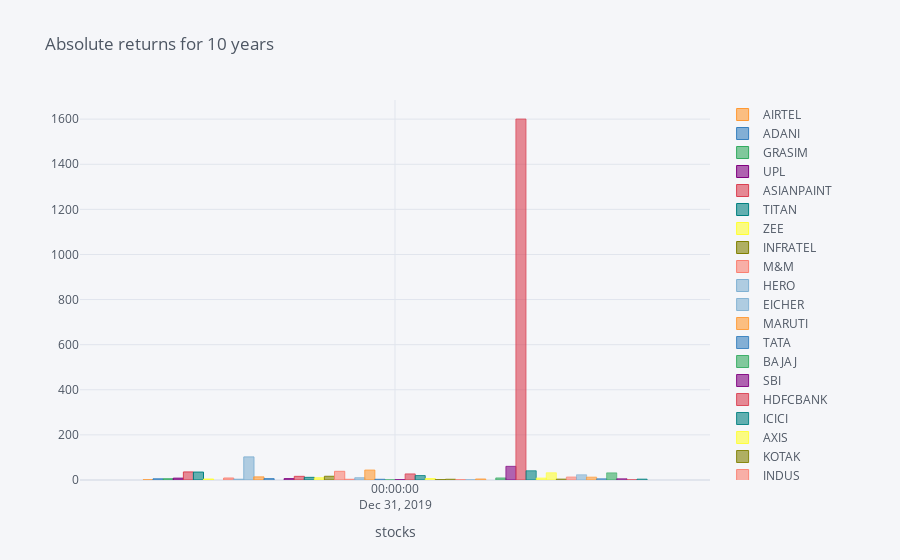

Write notebook code for a chart like this one.
### Code cell
df.iplot(kind='bar',x='Date',title='Absolute returns for 10 years',xTitle='stocks')
#go.(data=df[['Date','HCL','TCS']],x='Date',y=['HCL','TCS'])

### Figure 1 — Plotly figure (JSON) as saved in the notebook; plotly's stock layout.template omitted (floating-point values rounded to 4 significant figures)
{"data": [{"marker": {"color": "rgba(255, 153, 51, 0.6)", "line": {"color": "rgba(255, 153, 51, 1.0)", "width": 1}}, "name": "AIRTEL", "orientation": "v", "text": "", "type": "bar", "x": ["2019-12-31"], "y": [0.4999]}, {"marker": {"color": "rgba(55, 128, 191, 0.6)", "line": {"color": "rgba(55, 128, 191, 1.0)", "width": 1}}, "name": "ADANI", "orientation": "v", "text": "", "type": "bar", "x": ["2019-12-31"], "y": [5.171]}, {"marker": {"color": "rgba(50, 171, 96, 0.6)", "line": {"color": "rgba(50, 171, 96, 1.0)", "width": 1}}, "name": "GRASIM", "orientation": "v", "text": "", "type": "bar", "x": ["2019-12-31"], "y": [5.325]}, {"marker": {"color": "rgba(128, 0, 128, 0.6)", "line": {"color": "rgba(128, 0, 128, 1.0)", "width": 1}}, "name": "UPL", "orientation": "v", "text": "", "type": "bar", "x": ["2019-12-31"], "y": [8.123]}, {"marker": {"color": "rgba(219, 64, 82, 0.6)", "line": {"color": "rgba(219, 64, 82, 1.0)", "width": 1}}, "name": "ASIANPAINT", "orientation": "v", "text": "", "type": "bar", "x": ["2019-12-31"], "y": [35.68]}, {"marker": {"color": "rgba(0, 128, 128, 0.6)", "line": {"color": "rgba(0, 128, 128, 1.0)", "width": 1}}, "name": "TITAN", "orientation": "v", "text": "", "type": "bar", "x": ["2019-12-31"], "y": [35.12]}, {"marker": {"color": "rgba(255, 255, 51, 0.6)", "line": {"color": "rgba(255, 255, 51, 1.0)", "width": 1}}, "name": "ZEE", "orientation": "v", "text": "", "type": "bar", "x": ["2019-12-31"], "y": [4.126]}, {"marker": {"color": "rgba(128, 128, 0, 0.6)", "line": {"color": "rgba(128, 128, 0, 1.0)", "width": 1}}, "name": "INFRATEL", "orientation": "v", "text": "", "type": "bar", "x": ["2019-12-31"], "y": [""]}, {"marker": {"color": "rgba(251, 128, 114, 0.6)", "line": {"color": "rgba(251, 128, 114, 1.0)", "width": 1}}, "name": "M&M", "orientation": "v", "text": "", "type": "bar", "x": ["2019-12-31"], "y": [8.708]}, {"marker": {"color": "rgba(128, 177, 211, 0.6)", "line": {"color": "rgba(128, 177, 211, 1.0)", "width": 1}}, "name": "HERO", "orientation": "v", "text": "", "type": "bar", "x": ["2019-12-31"], "y": [3.416]}, {"marker": {"color": "rgba(128, 177, 211, 0.6)", "line": {"color": "rgba(128, 177, 211, 0.8999999999999999)", "width": 1}}, "name": "EICHER", "orientation": "v", "text": "", "type": "bar", "x": ["2019-12-31"], "y": [102.4]}, {"marker": {"color": "rgba(255, 153, 51, 0.6)", "line": {"color": "rgba(255, 153, 51, 0.8999999999999999)", "width": 1}}, "name": "MARUTI", "orientation": "v", "text": "", "type": "bar", "x": ["2019-12-31"], "y": [13.74]}, {"marker": {"color": "rgba(55, 128, 191, 0.6)", "line": {"color": "rgba(55, 128, 191, 0.8999999999999999)", "width": 1}}, "name": "TATA", "orientation": "v", "text": "", "type": "bar", "x": ["2019-12-31"], "y": [6.14]}, {"marker": {"color": "rgba(50, 171, 96, 0.6)", "line": {"color": "rgba(50, 171, 96, 0.8999999999999999)", "width": 1}}, "name": "BAJAJ", "orientation": "v", "text": "", "type": "bar", "x": ["2019-12-31"], "y": [""]}, {"marker": {"color": "rgba(128, 0, 128, 0.6)", "line": {"color": "rgba(128, 0, 128, 0.8999999999999999)", "width": 1}}, "name": "SBI", "orientation": "v", "text": "", "type": "bar", "x": ["2019-12-31"], "y": [6.228]}, {"marker": {"color": "rgba(219, 64, 82, 0.6)", "line": {"color": "rgba(219, 64, 82, 0.8999999999999999)", "width": 1}}, "name": "HDFCBANK", "orientation": "v", "text": "", "type": "bar", "x": ["2019-12-31"], "y": [16.23]}, {"marker": {"color": "rgba(0, 128, 128, 0.6)", "line": {"color": "rgba(0, 128, 128, 0.8999999999999999)", "width": 1}}, "name": "ICICI", "orientation": "v", "text": "", "type": "bar", "x": ["2019-12-31"], "y": [11.83]}, {"marker": {"color": "rgba(255, 255, 51, 0.6)", "line": {"color": "rgba(255, 255, 51, 0.8999999999999999)", "width": 1}}, "name": "AXIS", "orientation": "v", "text": "", "type": "bar", "x": ["2019-12-31"], "y": [9.601]}, {"marker": {"color": "rgba(128, 128, 0, 0.6)", "line": {"color": "rgba(128, 128, 0, 0.8999999999999999)", "width": 1}}, "name": "KOTAK", "orientation": "v", "text": "", "type": "bar", "x": ["2019-12-31"], "y": [16.58]}, {"marker": {"color": "rgba(251, 128, 114, 0.6)", "line": {"color": "rgba(251, 128, 114, 0.8999999999999999)", "width": 1}}, "name": "INDUS", "orientation": "v", "text": "", "type": "bar", "x": ["2019-12-31"], "y": [38.52]}, {"marker": {"color": "rgba(251, 128, 114, 0.6)", "line": {"color": "rgba(251, 128, 114, 0.7999999999999998)", "width": 1}}, "name": "L&T", "orientation": "v", "text": "", "type": "bar", "x": ["2019-12-31"], "y": [3.391]}, {"marker": {"color": "rgba(128, 177, 211, 0.6)", "line": {"color": "rgba(128, 177, 211, 0.7999999999999998)", "width": 1}}, "name": "ULTRATECH CEMENT", "orientation": "v", "text": "", "type": "bar", "x": ["2019-12-31"], "y": [9.959]}, {"marker": {"color": "rgba(255, 153, 51, 0.6)", "line": {"color": "rgba(255, 153, 51, 0.7999999999999998)", "width": 1}}, "name": "SHREE CEMENT", "orientation": "v", "text": "", "type": "bar", "x": ["2019-12-31"], "y": [44.07]}, {"marker": {"color": "rgba(55, 128, 191, 0.6)", "line": {"color": "rgba(55, 128, 191, 0.7999999999999998)", "width": 1}}, "name": "HINDALCO", "orientation": "v", "text": "", "type": "bar", "x": ["2019-12-31"], "y": [3.262]}, {"marker": {"color": "rgba(50, 171, 96, 0.6)", "line": {"color": "rgba(50, 171, 96, 0.7999999999999998)", "width": 1}}, "name": "NTPC", "orientation": "v", "text": "", "type": "bar", "x": ["2019-12-31"], "y": [0.1183]}, {"marker": {"color": "rgba(128, 0, 128, 0.6)", "line": {"color": "rgba(128, 0, 128, 0.7999999999999998)", "width": 1}}, "name": "VEDANTA", "orientation": "v", "text": "", "type": "bar", "x": ["2019-12-31"], "y": [1.396]}, {"marker": {"color": "rgba(219, 64, 82, 0.6)", "line": {"color": "rgba(219, 64, 82, 0.7999999999999998)", "width": 1}}, "name": "JSW", "orientation": "v", "text": "", "type": "bar", "x": ["2019-12-31"], "y": [26.93]}, {"marker": {"color": "rgba(0, 128, 128, 0.6)", "line": {"color": "rgba(0, 128, 128, 0.7999999999999998)", "width": 1}}, "name": "BPCL", "orientation": "v", "text": "", "type": "bar", "x": ["2019-12-31"], "y": [19.67]}, {"marker": {"color": "rgba(255, 255, 51, 0.6)", "line": {"color": "rgba(255, 255, 51, 0.7999999999999998)", "width": 1}}, "name": "IOC", "orientation": "v", "text": "", "type": "bar", "x": ["2019-12-31"], "y": [6.323]}, {"marker": {"color": "rgba(128, 128, 0, 0.6)", "line": {"color": "rgba(128, 128, 0, 0.7999999999999998)", "width": 1}}, "name": "TATA STEEL", "orientation": "v", "text": "", "type": "bar", "x": ["2019-12-31"], "y": [1.846]}, {"marker": {"color": "rgba(128, 128, 0, 0.6)", "line": {"color": "rgba(128, 128, 0, 0.7)", "width": 1}}, "name": "GAIL", "orientation": "v", "text": "", "type": "bar", "x": ["2019-12-31"], "y": [3.585]}, {"marker": {"color": "rgba(251, 128, 114, 0.6)", "line": {"color": "rgba(251, 128, 114, 0.7)", "width": 1}}, "name": "POWERGRID", "orientation": "v", "text": "", "type": "bar", "x": ["2019-12-31"], "y": [1.845]}, {"marker": {"color": "rgba(128, 177, 211, 0.6)", "line": {"color": "rgba(128, 177, 211, 0.7)", "width": 1}}, "name": "ONGC", "orientation": "v", "text": "", "type": "bar", "x": ["2019-12-31"], "y": [1.11]}, {"marker": {"color": "rgba(255, 153, 51, 0.6)", "line": {"color": "rgba(255, 153, 51, 0.7)", "width": 1}}, "name": "RELIANCE", "orientation": "v", "text": "", "type": "bar", "x": ["2019-12-31"], "y": [4.693]}, {"marker": {"color": "rgba(55, 128, 191, 0.6)", "line": {"color": "rgba(55, 128, 191, 0.7)", "width": 1}}, "name": "COAL INDIA", "orientation": "v", "text": "", "type": "bar", "x": ["2019-12-31"], "y": [""]}, {"marker": {"color": "rgba(50, 171, 96, 0.6)", "line": {"color": "rgba(50, 171, 96, 0.7)", "width": 1}}, "name": "HDFC", "orientation": "v", "text": "", "type": "bar", "x": ["2019-12-31"], "y": [9.089]}, {"marker": {"color": "rgba(128, 0, 128, 0.6)", "line": {"color": "rgba(128, 0, 128, 0.7)", "width": 1}}, "name": "BAJAJ FINSERV", "orientation": "v", "text": "", "type": "bar", "x": ["2019-12-31"], "y": [60.55]}, {"marker": {"color": "rgba(219, 64, 82, 0.6)", "line": {"color": "rgba(219, 64, 82, 0.7)", "width": 1}}, "name": "BAJAJ FINANCE", "orientation": "v", "text": "", "type": "bar", "x": ["2019-12-31"], "y": [1601.0]}, {"marker": {"color": "rgba(0, 128, 128, 0.6)", "line": {"color": "rgba(0, 128, 128, 0.7)", "width": 1}}, "name": "BRITANNIA", "orientation": "v", "text": "", "type": "bar", "x": ["2019-12-31"], "y": [40.92]}, {"marker": {"color": "rgba(255, 255, 51, 0.6)", "line": {"color": "rgba(255, 255, 51, 0.7)", "width": 1}}, "name": "UNILEVER", "orientation": "v", "text": "", "type": "bar", "x": ["2019-12-31"], "y": [8.537]}, {"marker": {"color": "rgba(255, 255, 51, 0.6)", "line": {"color": "rgba(255, 255, 51, 0.5999999999999999)", "width": 1}}, "name": "NESTLE", "orientation": "v", "text": "", "type": "bar", "x": ["2019-12-31"], "y": [32.14]}, {"marker": {"color": "rgba(128, 128, 0, 0.6)", "line": {"color": "rgba(128, 128, 0, 0.5999999999999999)", "width": 1}}, "name": "ITC", "orientation": "v", "text": "", "type": "bar", "x": ["2019-12-31"], "y": [4.583]}, {"marker": {"color": "rgba(251, 128, 114, 0.6)", "line": {"color": "rgba(251, 128, 114, 0.5999999999999999)", "width": 1}}, "name": "INFOSYS", "orientation": "v", "text": "", "type": "bar", "x": ["2019-12-31"], "y": [13.47]}, {"marker": {"color": "rgba(128, 177, 211, 0.6)", "line": {"color": "rgba(128, 177, 211, 0.5999999999999999)", "width": 1}}, "name": "TCS", "orientation": "v", "text": "", "type": "bar", "x": ["2019-12-31"], "y": [23.29]}, {"marker": {"color": "rgba(255, 153, 51, 0.6)", "line": {"color": "rgba(255, 153, 51, 0.5999999999999999)", "width": 1}}, "name": "TECHM", "orientation": "v", "text": "", "type": "bar", "x": ["2019-12-31"], "y": [12.9]}, {"marker": {"color": "rgba(55, 128, 191, 0.6)", "line": {"color": "rgba(55, 128, 191, 0.5999999999999999)", "width": 1}}, "name": "WIPRO", "orientation": "v", "text": "", "type": "bar", "x": ["2019-12-31"], "y": [5.772]}, {"marker": {"color": "rgba(50, 171, 96, 0.6)", "line": {"color": "rgba(50, 171, 96, 0.5999999999999999)", "width": 1}}, "name": "HCL", "orientation": "v", "text": "", "type": "bar", "x": ["2019-12-31"], "y": [31.64]}, {"marker": {"color": "rgba(128, 0, 128, 0.6)", "line": {"color": "rgba(128, 0, 128, 0.5999999999999999)", "width": 1}}, "name": "DR REDDY", "orientation": "v", "text": "", "type": "bar", "x": ["2019-12-31"], "y": [5.754]}, {"marker": {"color": "rgba(219, 64, 82, 0.6)", "line": {"color": "rgba(219, 64, 82, 0.5999999999999999)", "width": 1}}, "name": "CIPLA", "orientation": "v", "text": "", "type": "bar", "x": ["2019-12-31"], "y": [1.656]}, {"marker": {"color": "rgba(0, 128, 128, 0.6)", "line": {"color": "rgba(0, 128, 128, 0.5999999999999999)", "width": 1}}, "name": "SUN PHARMA", "orientation": "v", "text": "", "type": "bar", "x": ["2019-12-31"], "y": [4.341]}], "layout": {"legend": {"bgcolor": "#F5F6F9", "font": {"color": "#4D5663"}}, "paper_bgcolor": "#F5F6F9", "plot_bgcolor": "#F5F6F9", "title": {"font": {"color": "#4D5663"}, "text": "Absolute returns for 10 years"}, "xaxis": {"gridcolor": "#E1E5ED", "showgrid": true, "tickfont": {"color": "#4D5663"}, "title": {"font": {"color": "#4D5663"}, "text": "stocks"}, "zerolinecolor": "#E1E5ED"}, "yaxis": {"gridcolor": "#E1E5ED", "showgrid": true, "tickfont": {"color": "#4D5663"}, "title": {"font": {"color": "#4D5663"}, "text": ""}, "zerolinecolor": "#E1E5ED"}}}
